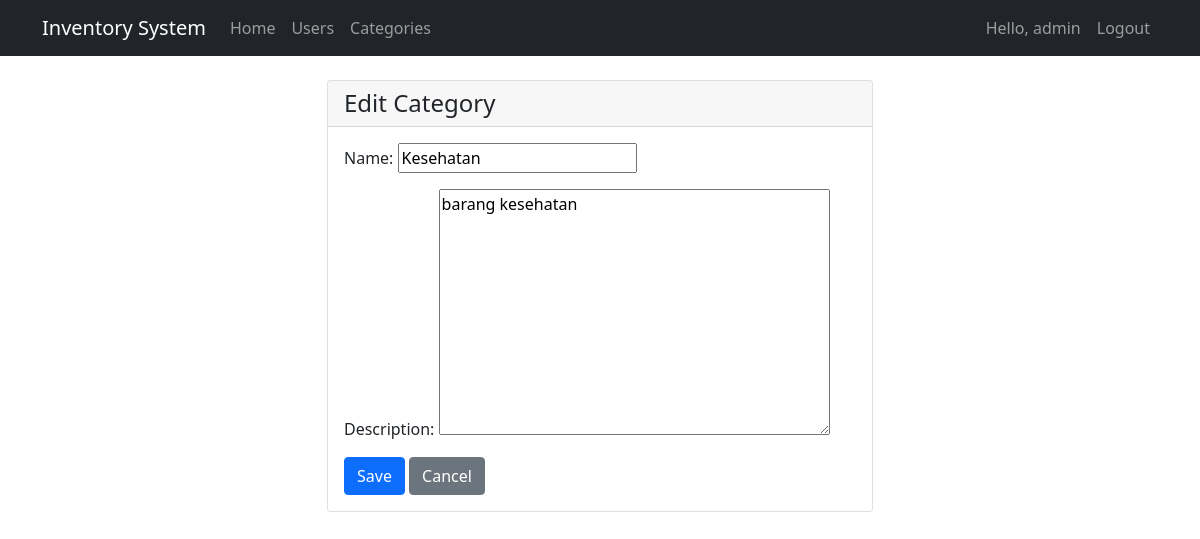
The page /categories/6/update/ (signed in) on the database its author committed.
### accounts/models.py (models this page shows, shortened)
class CustomUser(AbstractUser):
    phone_number = models.CharField(max_length=20, blank=True)
    department = models.CharField(max_length=100, blank=True)
    groups = models.ManyToManyField(
        'auth.Group',
        verbose_name='groups',
        blank=True,
        help_text='The groups this user belongs to. A user will get all permissions granted to each of their groups.',
        related_name="customuser_set",  # Tambahkan ini
        related_query_name="user",
    )
    user_permissions = models.ManyToManyField(
        'auth.Permission',
        verbose_name='user permissions',
        blank=True,
        help_text='Specific permissions for this user.',
        related_name="customuser_set",  # Tambahkan ini
        related_query_name="user",
    )

### main/models.py (models this page shows, shortened)
class ItemCategory(models.Model):
    name = models.CharField(max_length=100)
    description = models.TextField(blank=True)

### main/views.py (the view)
# urls.py: path('categories/<int:pk>/update/', views.category_update, name='category_update'),
@login_required
def category_update(request, pk):
    category = get_object_or_404(ItemCategory, pk=pk)
    if request.method == 'POST':
        form = ItemCategoryForm(request.POST, instance=category)
        if form.is_valid():
            form.save()
            messages.success(request, 'Kategori berhasil diperbarui!')
            return redirect('main:category_list')
    else:
        form = ItemCategoryForm(instance=category)
    context = {
        'form': form,
        'title': 'Edit Kategori'
    }
    return render(request, 'main/category_form.html', context)

### main/forms.py
class ItemCategoryForm(forms.ModelForm):
    class Meta:
        model = ItemCategory
        fields = ['name', 'description']

### templates/main/category_form.html (shortened to what this page needs)
{% extends 'base.html' %}
{% block content %}
<div class="row justify-content-center">
    <div class="col-md-6">
        <div class="card">
            <div class="card-header">
                <h4 class="mb-0">{% if form.instance.pk %}Edit Category{% else %}Add Category{% endif %}</h4>
            </div>
            <div class="card-body">
                <form method="post">
                    {{ form.as_p }}
                    <button type="submit" class="btn btn-primary">Save</button>
                    <a href="{% url 'main:category_list' %}" class="btn btn-secondary">Cancel</a>
                </form>
            </div>
        </div>
    </div>
</div>
{% endblock %}

### templates/base.html (shortened to what this page needs)
<!DOCTYPE html>
<html lang="en">
<head>
    <link href="https://cdn.jsdelivr.net/npm/bootstrap@5.1.3/dist/css/bootstrap.min.css" rel="stylesheet">
</head>
<body>
    <nav class="navbar navbar-expand-lg navbar-dark bg-dark">
        <div class="container">
            <a class="navbar-brand" href="{% url 'main:home' %}">Inventory System</a>
            <div class="collapse navbar-collapse" id="navbarNav">
                <ul class="navbar-nav me-auto">
                    {% if user.is_authenticated %}
                        <li class="nav-item">
                            <a class="nav-link" href="{% url 'main:home' %}">Home</a>
                        </li>
                        {% if user.is_superuser %}
                            <li class="nav-item">
                                <a class="nav-link" href="{% url 'user_list' %}">Users</a>
                            </li>
                        {% endif %}
                        <li class="nav-item">
                            <a class="nav-link" href="{% url 'main:category_list' %}">Categories</a>
                        </li>
                    {% endif %}
                </ul>
                <ul class="navbar-nav">
                    {% if user.is_authenticated %}
                        <li class="nav-item">
                            <span class="nav-link">Hello, {{ user.username }}</span>
                        </li>
                        <li class="nav-item">
                            <a class="nav-link" href="{% url 'logout' %}">Logout</a>
                        </li>
                    {% endif %}
                </ul>
            </div>
        </div>
    </nav>
    <div class="container mt-4">
        {% block content %}{% endblock %}
    </div>
</body>
</html>

### rows shown on the page
CustomUser: username "admin"
ItemCategory: name "Kesehatan", description "barang kesehatan"
